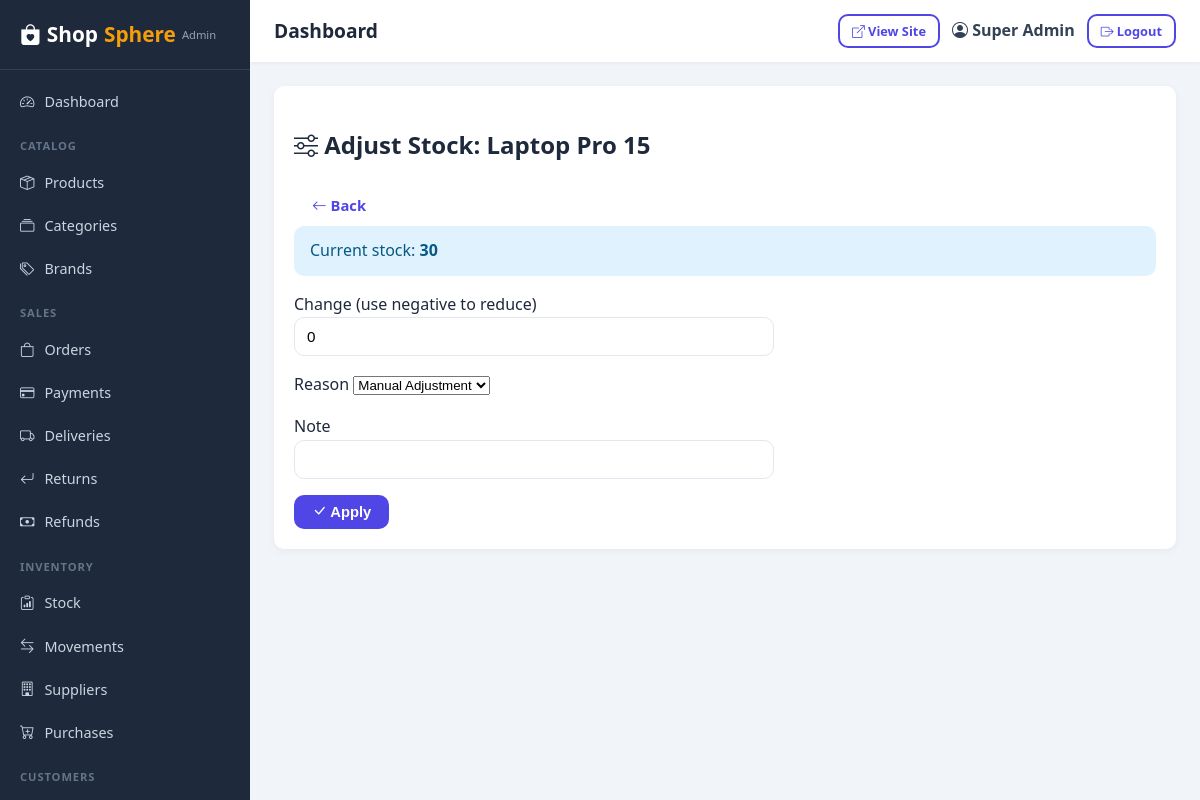
/admin/inventory/adjust/2 (signed in), run on the app's committed database.
### app/models/user.py (models this page shows, shortened)
class User(UserMixin, db.Model):
    __tablename__ = 'users'
    id = db.Column(db.Integer, primary_key=True)
    full_name = db.Column(db.String(120), nullable=False)
    email = db.Column(db.String(120), unique=True, nullable=False, index=True)
    phone = db.Column(db.String(30), nullable=True, index=True)
    password_hash = db.Column(db.String(255), nullable=False)
    avatar = db.Column(db.String(255), nullable=True)
    is_active = db.Column(db.Boolean, default=True)
    is_verified = db.Column(db.Boolean, default=False)
    is_staff = db.Column(db.Boolean, default=False)
    last_login = db.Column(db.DateTime)
    reset_token = db.Column(db.String(100), nullable=True)
    reset_token_expires = db.Column(db.DateTime)
    created_at = db.Column(db.DateTime, default=datetime.utcnow)
    updated_at = db.Column(db.DateTime, default=datetime.utcnow, onupdate=datetime.utcnow)
    roles = db.relationship('Role', secondary=user_roles, back_populates='users', lazy='selectin')
    addresses = db.relationship('Address', backref='customer', lazy='dynamic', cascade='all, delete-orphan')
    orders = db.relationship('Order', backref='customer', lazy='dynamic', foreign_keys='Order.customer_id')
    reviews = db.relationship('Review', backref='customer', lazy='dynamic', foreign_keys='Review.customer_id')
    return_requests = db.relationship('ReturnRequest', backref='customer', lazy='dynamic', foreign_keys='ReturnRequest.customer_id')
    support_tickets = db.relationship('SupportTicket', backref='customer', lazy='dynamic', foreign_keys='SupportTicket.customer_id')
    notifications = db.relationship('Notification', backref='user', lazy='dynamic', cascade='all, delete-orphan')
    loyalty_transactions = db.relationship('LoyaltyTransaction', backref='user', lazy='dynamic', cascade='all, delete-orphan')
    def has_role(self, role_name):
        return any(r.name == role_name for r in self.roles)
    def has_permission(self, perm_name):
        if self.has_role('Super Admin'):
            return True
        for r in self.roles:
            for p in r.permissions:
                if p.name == perm_name:
                    return True
        return False

### app/models/catalog.py (models this page shows, shortened)
class Product(db.Model):
    __tablename__ = 'products'
    id = db.Column(db.Integer, primary_key=True)
    name = db.Column(db.String(255), nullable=False, index=True)
    slug = db.Column(db.String(280), unique=True, nullable=False, index=True)
    sku = db.Column(db.String(80), unique=True, nullable=False, index=True)
    category_id = db.Column(db.Integer, db.ForeignKey('categories.id', ondelete='SET NULL'))
    subcategory_id = db.Column(db.Integer, db.ForeignKey('categories.id', ondelete='SET NULL'))
    brand_id = db.Column(db.Integer, db.ForeignKey('brands.id', ondelete='SET NULL'))
    main_image = db.Column(db.String(255))
    video_url = db.Column(db.String(255))
    short_description = db.Column(db.Text)
    description = db.Column(db.Text)
    price = db.Column(db.Numeric(12, 2), nullable=False, index=True)
    old_price = db.Column(db.Numeric(12, 2))
    cost_price = db.Column(db.Numeric(12, 2))  # for profit estimates
    stock_quantity = db.Column(db.Integer, default=0, index=True)
    min_stock_level = db.Column(db.Integer, default=5)
    sold_count = db.Column(db.Integer, default=0, index=True)
    colors = db.Column(db.String(255))  # comma separated
    sizes = db.Column(db.String(255))   # comma separated
    warranty_info = db.Column(db.Text)
    return_policy = db.Column(db.Text)
    shipping_info = db.Column(db.Text)
    condition = db.Column(db.String(30), default='new')  # new | used | refurbished
    is_featured = db.Column(db.Boolean, default=False)
    is_bestseller = db.Column(db.Boolean, default=False)
    is_new_arrival = db.Column(db.Boolean, default=False)
    is_flash_sale = db.Column(db.Boolean, default=False)
    is_recommended = db.Column(db.Boolean, default=False)
    status = db.Column(db.String(20), default='active', index=True)  # active | inactive
    views = db.Column(db.Integer, default=0)
    created_at = db.Column(db.DateTime, default=datetime.utcnow)
    updated_at = db.Column(db.DateTime, default=datetime.utcnow, onupdate=datetime.utcnow)
    images = db.relationship('ProductImage', backref='product', lazy='selectin',
                             cascade='all, delete-orphan', order_by='ProductImage.display_order')
    variants = db.relationship('ProductVariant', backref='product', lazy='selectin',
                               cascade='all, delete-orphan')
    specifications = db.relationship('ProductSpecification', backref='product', lazy='selectin',
                                     cascade='all, delete-orphan')
    features = db.relationship('ProductFeature', backref='product', lazy='selectin',
                               cascade='all, delete-orphan')
    reviews = db.relationship('Review', backref='product', lazy='dynamic',
                              foreign_keys='Review.product_id')
    order_items = db.relationship('OrderItem', backref='product', lazy='dynamic')

### app/routes/admin.py (the view, shortened to what this page needs)
@admin_bp.route('/inventory/adjust/<int:product_id>', methods=['GET', 'POST'])
@permission_required('manage_inventory')
def inventory_adjust(product_id):
    product = db.session.get(Product, product_id) or abort(404)
    return render_template('admin/inventory_adjust.html', product=product)

### app/utils/helpers.py (called while the page is built)
def settings_value(key, default=None):
    from app.models.content import Setting
    cached = getattr(current_app, '_settings_cache', None)
    if cached is None:
        cached = {s.key: s.value for s in Setting.query.all()}
        current_app._settings_cache = cached
    return cached.get(key, default)

### app/templates/admin/inventory_adjust.html (shortened to what this page needs)
{% extends "admin/base.html" %}
{% block content %}
<div class="admin-panel">
  <div class="admin-panel-head">
    <h2><i class="bi bi-sliders"></i> Adjust Stock: {{ product.name }}</h2>
    <a href="{{ url_for('admin.inventory') }}" class="btn btn-light"><i class="bi bi-arrow-left"></i> Back</a>
  </div>
  <div class="alert alert-info">Current stock: <strong>{{ product.stock_quantity }}</strong></div>
  <form method="POST" class="admin-form" style="max-width:480px;">
    <div class="mb-3">
      <label class="form-label">Change (use negative to reduce)</label>
      <input type="number" name="change" class="form-control" value="0" required>
    </div>
    <div class="mb-3">
      <label class="form-label">Reason</label>
      <select name="reason" class="form-select">
        <option value="adjustment">Manual Adjustment</option>
      </select>
    </div>
    <div class="mb-3">
      <label class="form-label">Note</label>
      <input type="text" name="note" class="form-control">
    </div>
    <button class="btn btn-primary"><i class="bi bi-check-lg"></i> Apply</button>
  </form>
</div>
{% endblock %}

### app/templates/admin/base.html (shortened to what this page needs)
<!DOCTYPE html>
<html lang="en">
<head>
  <link rel="stylesheet" href="{{ url_for('static', filename='css/style.css') }}">
  <link rel="stylesheet" href="{{ url_for('static', filename='css/admin.css') }}">
  <link rel="stylesheet" href="https://cdn.jsdelivr.net/npm/bootstrap-icons@1.11.1/font/bootstrap-icons.css">
</head>
<body class="admin-body">
  <div class="admin-layout">
    <aside class="admin-sidebar">
      <div class="admin-logo">
        <a href="{{ url_for('admin.dashboard') }}"><i class="bi bi-bag-heart-fill"></i> Shop<span>Sphere</span> <small>Admin</small></a>
      </div>
      <nav class="admin-nav">
        <a href="{{ url_for('admin.dashboard') }}" class="{{ 'active' if request.endpoint == 'admin.dashboard' }}"><i class="bi bi-speedometer2"></i> Dashboard</a>
        <div class="nav-group">Catalog</div>
        <a href="{{ url_for('admin.products') }}" class="{{ 'active' if 'product' in request.endpoint }}"><i class="bi bi-box-seam"></i> Products</a>
        <a href="{{ url_for('admin.categories') }}" class="{{ 'active' if request.endpoint == 'admin.categories' }}"><i class="bi bi-collection"></i> Categories</a>
        <a href="{{ url_for('admin.brands') }}" class="{{ 'active' if request.endpoint == 'admin.brands' }}"><i class="bi bi-tags"></i> Brands</a>
        <div class="nav-group">Sales</div>
        <a href="{{ url_for('admin.orders') }}" class="{{ 'active' if request.endpoint == 'admin.orders' }}"><i class="bi bi-bag"></i> Orders</a>
        <a href="{{ url_for('admin.payments') }}" class="{{ 'active' if request.endpoint == 'admin.payments' }}"><i class="bi bi-credit-card"></i> Payments</a>
        <a href="{{ url_for('admin.deliveries') }}" class="{{ 'active' if request.endpoint == 'admin.deliveries' }}"><i class="bi bi-truck"></i> Deliveries</a>
        <a href="{{ url_for('admin.returns') }}" class="{{ 'active' if request.endpoint == 'admin.returns' }}"><i class="bi bi-arrow-return-left"></i> Returns</a>
        <a href="{{ url_for('admin.refunds') }}" class="{{ 'active' if request.endpoint == 'admin.refunds' }}"><i class="bi bi-cash"></i> Refunds</a>
        <div class="nav-group">Inventory</div>
        <a href="{{ url_for('admin.inventory') }}" class="{{ 'active' if request.endpoint == 'admin.inventory' }}"><i class="bi bi-clipboard-data"></i> Stock</a>
        <a href="{{ url_for('admin.inventory_movements') }}" class="{{ 'active' if request.endpoint == 'admin.inventory_movements' }}"><i class="bi bi-arrow-left-right"></i> Movements</a>
        <a href="{{ url_for('admin.suppliers') }}" class="{{ 'active' if request.endpoint == 'admin.suppliers' }}"><i class="bi bi-building"></i> Suppliers</a>
        <a href="{{ url_for('admin.purchases') }}" class="{{ 'active' if request.endpoint == 'admin.purchases' }}"><i class="bi bi-cart-plus"></i> Purchases</a>
        <div class="nav-group">Customers</div>
        <a href="{{ url_for('admin.customers') }}" class="{{ 'active' if request.endpoint == 'admin.customers' }}"> Customers</a>
      </nav>
    </aside>
    <div class="admin-main">
      <header class="admin-header">
        <div class="admin-header-left">
          <span class="admin-page-title">{% block page_title %}Dashboard{% endblock %}</span>
        </div>
        <div class="admin-header-right">
          <a href="{{ url_for('main.home') }}" target="_blank" class="btn btn-outline btn-sm"><i class="bi bi-box-arrow-up-right"></i> View Site</a>
          <span class="admin-user"><i class="bi bi-person-circle"></i> {{ current_user.full_name }}</span>
          <a href="{{ url_for('auth.logout') }}" class="btn btn-outline btn-sm"><i class="bi bi-box-arrow-right"></i> Logout</a>
        </div>
      </header>
      <div class="admin-content">
        {% block content %}{% endblock %}
      </div>
    </div>
  </div>
</body>
</html>

### app/static/css/style.css (style rules this page uses)
:root { --primary: #4f46e5; --primary-dark: #4338ca; --secondary: #0ea5e9; --accent: #f59e0b; --success: #16a34a; --danger: #dc2626; --warning: #d97706; --dark: #1e293b; --light: #f8fafc; --muted: #64748b; --border: #e2e8f0; --radius: 10px; --shadow: 0 2px 12px rgba(0, 0, 0, .08); }
* { box-sizing: border-box; }
body { font-family: 'Segoe UI', system-ui, -apple-system, sans-serif; color: var(--dark); background: #f4f6fb; margin: 0; line-height: 1.6; }
a { color: var(--primary); text-decoration: none; }
.btn { display: inline-block; padding: 9px 18px; border-radius: var(--radius); border: none; font-weight: 600; cursor: pointer; font-size: .92rem; transition: all .15s; text-align: center; }
.btn-primary { background: var(--primary); color: #fff; }
.btn-outline { background: transparent; border: 2px solid var(--primary); color: var(--primary); }
.btn-sm { padding: 5px 12px; font-size: .8rem; }
.form-control { width: 100%; padding: 10px 12px; border: 1px solid var(--border); border-radius: var(--radius); font-size: .95rem; outline: none; }
.alert { padding: 12px 16px; border-radius: var(--radius); margin-bottom: 16px; }
.alert-info { background: #e0f2fe; color: #075985; }
.mb-3 { margin-bottom: 16px; }

### app/static/css/admin.css (style rules this page uses)
.admin-body { background: #f1f5f9; margin: 0; }
.admin-layout { display: flex; min-height: 100vh; }
.admin-sidebar { width: 250px; background: #1e293b; color: #cbd5e1; position: fixed; top: 0; left: 0; bottom: 0; overflow-y: auto; transition: transform .2s; z-index: 1000; }
.admin-logo { padding: 18px 20px; border-bottom: 1px solid #334155; }
.admin-logo a { color: #fff; font-size: 1.3rem; font-weight: 800; display: flex; align-items: center; gap: 6px; }
.admin-logo a span { color: #f59e0b; }
.admin-logo small { font-size: .7rem; color: #94a3b8; font-weight: 500; }
.admin-nav { padding: 10px 0; }
.admin-nav a { display: flex; align-items: center; gap: 10px; padding: 10px 20px; color: #cbd5e1; font-size: .9rem; font-weight: 500; }
.admin-nav .nav-group { padding: 14px 20px 6px; font-size: .7rem; text-transform: uppercase; letter-spacing: .08em; color: #64748b; font-weight: 700; }
.admin-main { flex: 1; margin-left: 250px; display: flex; flex-direction: column; }
.admin-header { background: #fff; padding: 14px 24px; display: flex; justify-content: space-between; align-items: center; box-shadow: 0 1px 4px rgba(0, 0, 0, .06); position: sticky; top: 0; z-index: 100; }
.admin-header-left { display: flex; align-items: center; gap: 14px; }
.admin-page-title { font-size: 1.2rem; font-weight: 700; color: #1e293b; }
.admin-header-right { display: flex; align-items: center; gap: 12px; }
.admin-user { font-weight: 600; color: #334155; }
.admin-content { padding: 24px; }
.admin-panel { background: #fff; border-radius: 10px; box-shadow: 0 2px 8px rgba(0, 0, 0, .05); padding: 20px; margin-bottom: 20px; }

### data on the page
User: full_name "Super Admin"
Product: name "Laptop Pro 15", stock_quantity "30"
